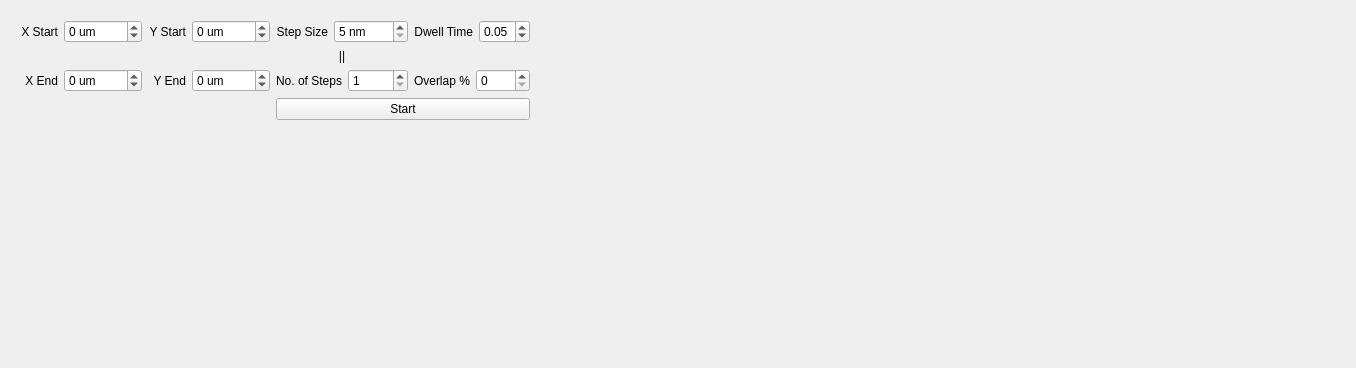
          <widget class="QWidget" name="page_3">
           <property name="geometry">
            <rect>
             <x>0</x>
             <y>0</y>
             <width>1356</width>
             <height>368</height>
            </rect>
           </property>
           <attribute name="label">
            <string>Mosaic Scan</string>
           </attribute>
           <layout class="QGridLayout" name="gridLayout_59">
            <item row="0" column="0">
             <widget class="QWidget" name="widget_3" native="true">
              <layout class="QGridLayout" name="gridLayout_58">
               <item row="1" column="2">
                <widget class="QLabel" name="label_94">
                 <property name="text">
                  <string>||</string>
                 </property>
                 <property name="alignment">
                  <set>Qt::AlignCenter</set>
                 </property>
                </widget>
               </item>
               <item row="2" column="3">
                <layout class="QHBoxLayout" name="horizontalLayout_60">
                 <item>
                  <widget class="QLabel" name="label_96">
                   <property name="text">
                    <string>Overlap %</string>
                   </property>
                  </widget>
                 </item>
                 <item>
                  <widget class="QSpinBox" name="spinBox_7">
                   <property name="maximum">
                    <number>90</number>
                   </property>
                  </widget>
                 </item>
                </layout>
               </item>
               <item row="2" column="0">
                <layout class="QHBoxLayout" name="horizontalLayout_54">
                 <item>
                  <widget class="QLabel" name="label_89">
                   <property name="text">
                    <string>X End</string>
                   </property>
                   <property name="alignment">
                    <set>Qt::AlignRight|Qt::AlignTrailing|Qt::AlignVCenter</set>
                   </property>
                  </widget>
                 </item>
                 <item>
                  <widget class="QSpinBox" name="spinBox_2">
                   <property name="suffix">
                    <string> um</string>
                   </property>
                   <property name="minimum">
                    <number>-1000</number>
                   </property>
                   <property name="maximum">
                    <number>1000</number>
                   </property>
                   <property name="singleStep">
                    <number>10</number>
                   </property>
                  </widget>
                 </item>
                </layout>
               </item>
               <item row="0" column="0">
                <layout class="QHBoxLayout" name="horizontalLayout_53">
                 <item>
                  <widget class="QLabel" name="label_88">
                   <property name="text">
                    <string>X Start</string>
                   </property>
                   <property name="alignment">
                    <set>Qt::AlignRight|Qt::AlignTrailing|Qt::AlignVCenter</set>
                   </property>
                  </widget>
                 </item>
                 <item>
                  <widget class="QSpinBox" name="spinBox">
                   <property name="suffix">
                    <string> um</string>
                   </property>
                   <property name="minimum">
                    <number>-1000</number>
                   </property>
                   <property name="maximum">
                    <number>1000</number>
                   </property>
                   <property name="singleStep">
                    <number>10</number>
                   </property>
                  </widget>
                 </item>
                </layout>
               </item>
               <item row="2" column="1">
                <layout class="QHBoxLayout" name="horizontalLayout_56">
                 <item>
                  <widget class="QLabel" name="label_91">
                   <property name="text">
                    <string>Y End</string>
                   </property>
                   <property name="alignment">
                    <set>Qt::AlignRight|Qt::AlignTrailing|Qt::AlignVCenter</set>
                   </property>
                  </widget>
                 </item>
                 <item>
                  <widget class="QSpinBox" name="spinBox_4">
                   <property name="suffix">
                    <string> um</string>
                   </property>
                   <property name="minimum">
                    <number>-1000</number>
                   </property>
                   <property name="maximum">
                    <number>1000</number>
                   </property>
                   <property name="singleStep">
                    <number>10</number>
                   </property>
                  </widget>
                 </item>
                </layout>
               </item>
               <item row="0" column="1">
                <layout class="QHBoxLayout" name="horizontalLayout_55">
                 <item>
                  <widget class="QLabel" name="label_90">
                   <property name="text">
                    <string>Y Start</string>
                   </property>
                   <property name="alignment">
                    <set>Qt::AlignRight|Qt::AlignTrailing|Qt::AlignVCenter</set>
                   </property>
                  </widget>
                 </item>
                 <item>
                  <widget class="QSpinBox" name="spinBox_3">
                   <property name="suffix">
                    <string> um</string>
                   </property>
                   <property name="minimum">
                    <number>-1000</number>
                   </property>
                   <property name="maximum">
                    <number>1000</number>
                   </property>
                   <property name="singleStep">
                    <number>10</number>
                   </property>
                  </widget>
                 </item>
                </layout>
               </item>
               <item row="0" column="2">
                <layout class="QHBoxLayout" name="horizontalLayout_57">
                 <item>
                  <widget class="QLabel" name="label_92">
                   <property name="text">
                    <string>Step Size</string>
                   </property>
                   <property name="alignment">
                    <set>Qt::AlignRight|Qt::AlignTrailing|Qt::AlignVCenter</set>
                   </property>
                  </widget>
                 </item>
                 <item>
                  <widget class="QSpinBox" name="spinBox_5">
                   <property name="suffix">
                    <string> nm</string>
                   </property>
                   <property name="minimum">
                    <number>5</number>
                   </property>
                   <property name="maximum">
                    <number>5000</number>
                   </property>
                  </widget>
                 </item>
                </layout>
               </item>
               <item row="0" column="3">
                <layout class="QHBoxLayout" name="horizontalLayout_59">
                 <item>
                  <widget class="QLabel" name="label_95">
                   <property name="text">
                    <string>Dwell Time</string>
                   </property>
                   <property name="alignment">
                    <set>Qt::AlignRight|Qt::AlignTrailing|Qt::AlignVCenter</set>
                   </property>
                  </widget>
                 </item>
                 <item>
                  <widget class="QDoubleSpinBox" name="doubleSpinBox">
                   <property name="minimum">
                    <double>0.010000000000000</double>
                   </property>
                   <property name="maximum">
                    <double>0.500000000000000</double>
                   </property>
                   <property name="singleStep">
                    <double>0.010000000000000</double>
                   </property>
                   <property name="value">
                    <double>0.050000000000000</double>
                   </property>
                  </widget>
                 </item>
                </layout>
               </item>
               <item row="2" column="2">
                <layout class="QHBoxLayout" name="horizontalLayout_58">
                 <item>
                  <widget class="QLabel" name="label_93">
                   <property name="text">
                    <string>No. of Steps</string>
                   </property>
                   <property name="alignment">
                    <set>Qt::AlignRight|Qt::AlignTrailing|Qt::AlignVCenter</set>
                   </property>
                  </widget>
                 </item>
                 <item>
                  <widget class="QSpinBox" name="spinBox_6">
                   <property name="suffix">
                    <string/>
                   </property>
                   <property name="minimum">
                    <number>1</number>
                   </property>
                   <property name="maximum">
                    <number>1000</number>
                   </property>
                  </widget>
                 </item>
                </layout>
               </item>
               <item row="3" column="2" colspan="2">
                <widget class="QPushButton" name="pushButton_6">
                 <property name="sizePolicy">
                  <sizepolicy hsizetype="Expanding" vsizetype="Fixed">
                   <horstretch>0</horstretch>
                   <verstretch>0</verstretch>
                  </sizepolicy>
                 </property>
                 <property name="text">
                  <string>Start</string>
                 </property>
                </widget>
               </item>
              </layout>
             </widget>
            </item>
            <item row="0" column="1">
             <spacer name="horizontalSpacer_6">
              <property name="orientation">
               <enum>Qt::Horizontal</enum>
              </property>
              <property name="sizeHint" stdset="0">
               <size>
                <width>389</width>
                <height>20</height>
               </size>
              </property>
             </spacer>
            </item>
            <item row="1" column="0">
             <spacer name="verticalSpacer_14">
              <property name="orientation">
               <enum>Qt::Vertical</enum>
              </property>
              <property name="sizeHint" stdset="0">
               <size>
                <width>20</width>
                <height>144</height>
               </size>
              </property>
             </spacer>
            </item>
           </layout>
          </widget>
